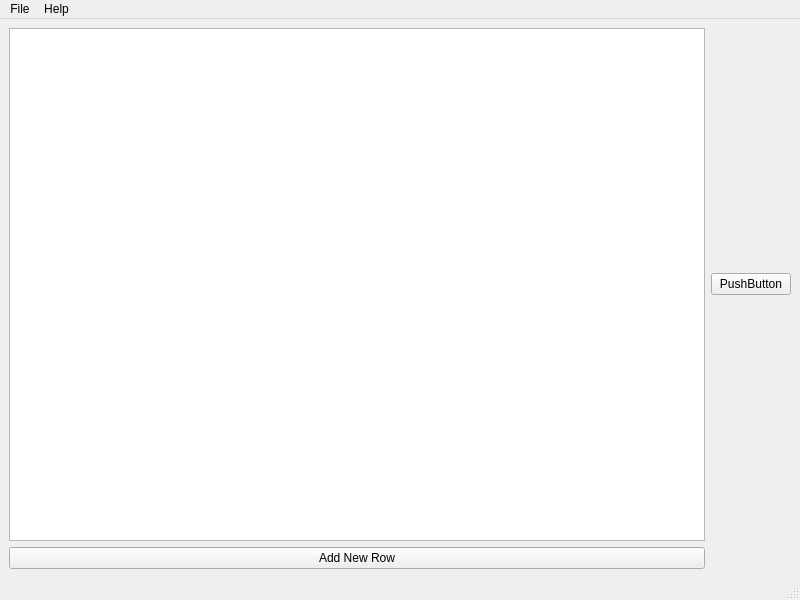
<?xml version="1.0" encoding="UTF-8"?>
<ui version="4.0">
 <class>MainWindow</class>
 <widget class="QMainWindow" name="MainWindow">
  <property name="geometry">
   <rect>
    <x>0</x>
    <y>0</y>
    <width>800</width>
    <height>600</height>
   </rect>
  </property>
  <property name="windowTitle">
   <string>MainWindow</string>
  </property>
  <widget class="QWidget" name="centralwidget">
   <layout class="QGridLayout" name="gridLayout">
    <item row="0" column="0">
     <widget class="QTableView" name="tableView"/>
    </item>
    <item row="0" column="1">
     <widget class="QPushButton" name="pushButton">
      <property name="text">
       <string>PushButton</string>
      </property>
     </widget>
    </item>
    <item row="1" column="0">
     <widget class="QPushButton" name="addNewRowButton">
      <property name="text">
       <string>Add New Row</string>
      </property>
     </widget>
    </item>
   </layout>
  </widget>
  <widget class="QMenuBar" name="menubar">
   <property name="geometry">
    <rect>
     <x>0</x>
     <y>0</y>
     <width>800</width>
     <height>30</height>
    </rect>
   </property>
   <widget class="QMenu" name="menuHelp">
    <property name="title">
     <string>Help</string>
    </property>
    <addaction name="actionAbout"/>
   </widget>
   <widget class="QMenu" name="menuFile">
    <property name="title">
     <string>File</string>
    </property>
    <addaction name="actionOpen"/>
   </widget>
   <addaction name="menuFile"/>
   <addaction name="menuHelp"/>
  </widget>
  <widget class="QStatusBar" name="statusbar"/>
  <action name="actionAbout">
   <property name="text">
    <string>About</string>
   </property>
  </action>
  <action name="actionOpen">
   <property name="text">
    <string>Open</string>
   </property>
  </action>
 </widget>
 <resources/>
 <connections/>
</ui>
